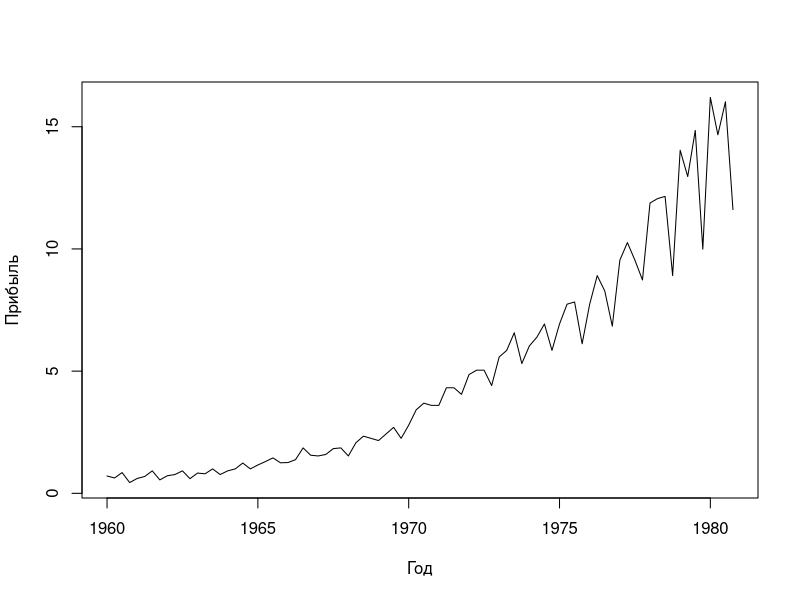
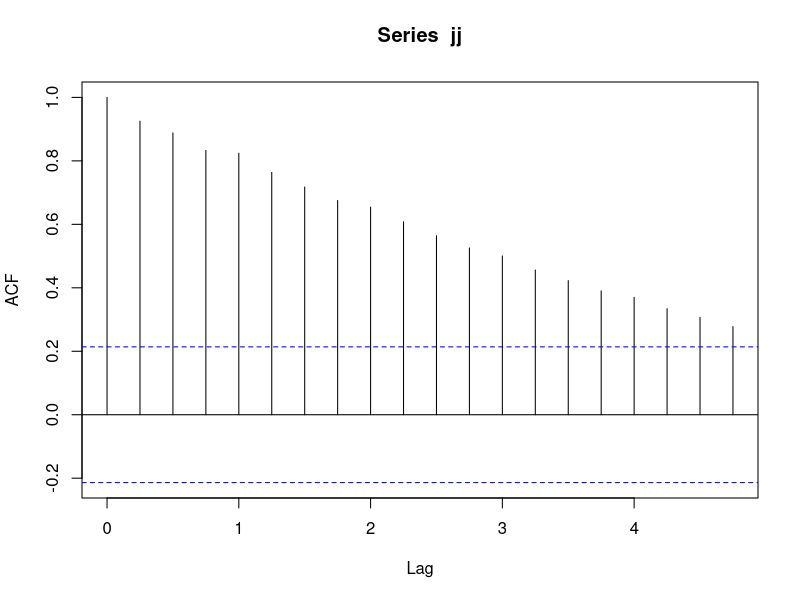
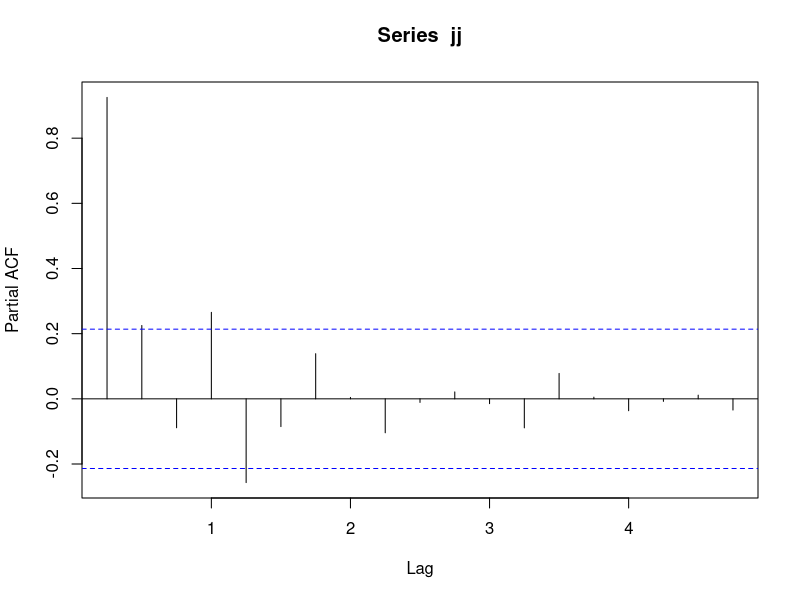
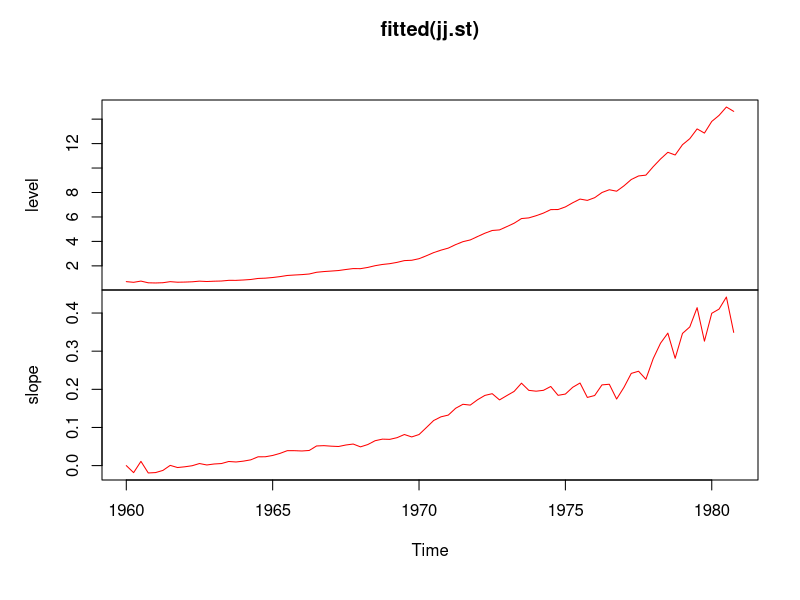
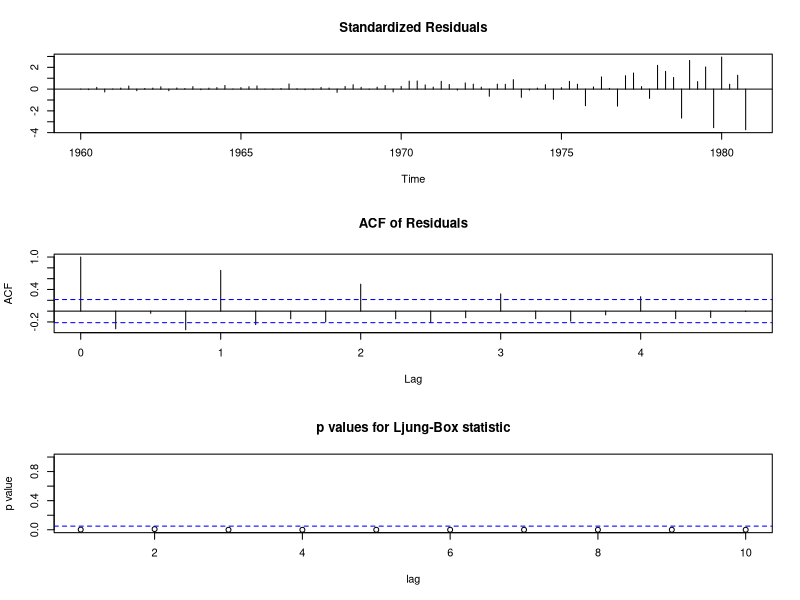
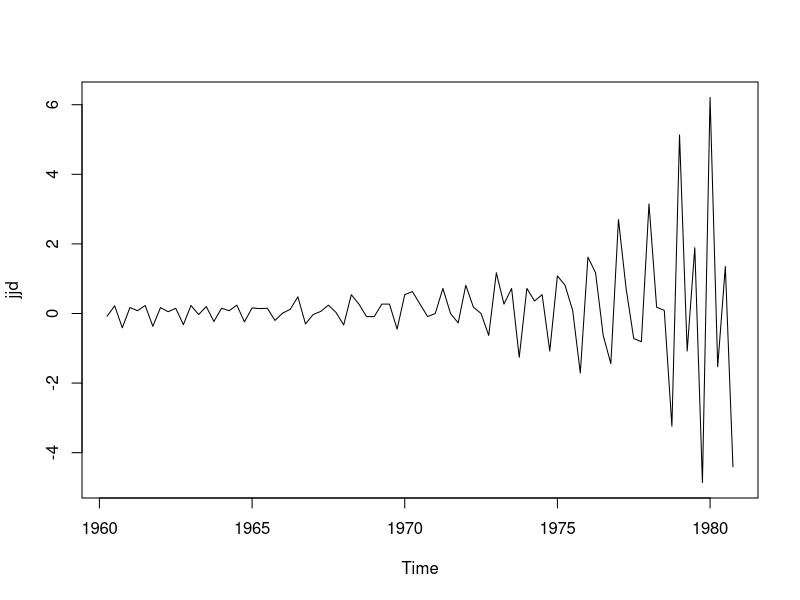
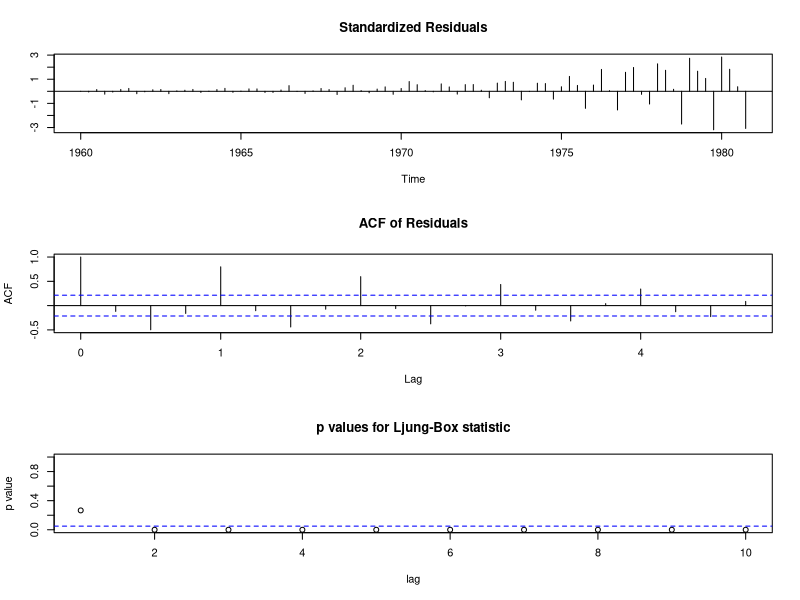
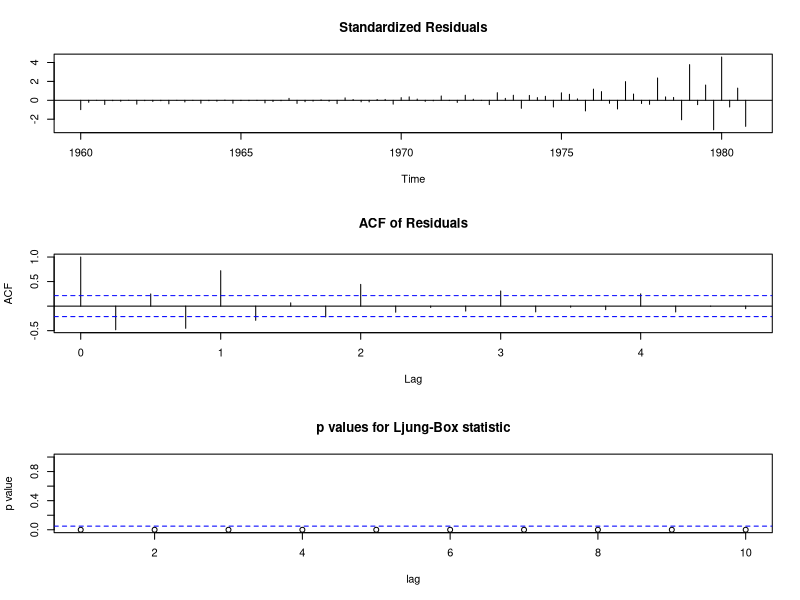

Reproduce these figures in R, in order.
# Временные ряды

jj <- JohnsonJohnson # квартальная прибыль (в долларах) на акцию Johnson & Johnson

jj
ts(jj)

ts.plot(jj, gpars = list(xlab = "Год", ylab = "Прибыль", lty = c(1:3)))

acf(jj) # АКФ - автокорреляционная функция
pacf(jj) # ЧАФК (частная корреляция)
# корреляция с коэф. 1 значима => только тенденция (нет циклических колебаний)

# !!! Подгонка структурной модели Гаусса !!!

# Подходит "Трендовая модель"
jj.st <- StructTS(jj, type = "trend")
jj.st # оценка 3х дисперсий
fitted(jj.st) # подгонка значений
plot(fitted(jj.st), col = "red") # уровень и колебания

# Графическая диагностика подогнанной модели
dev.new()
tsdiag(jj.st)
# Выводы по диаграммам:
# 1. стандартизованные остатки имеют нулевое среднее
# 2. автокорреляция значима только для лага 1(в последовательности остатков имеется тенденция)
# 3. p - значения высоки(гипотеза «модель не соответствует » принимается)

predict(jj.st, n.ahead = 4) # Прогноз + ошибки

# !!! Подгонка модели авторегрессии !!!
# (учитывает, что большинство временных рядов содержат элементы, которые послед. зависят друг от друга)

# Метод Юла - Уолкера
jj.arw <- ar(jj)
jj.arw
predict(jj.arw, n.ahead = 4)

# Метод наименьших квадратов
jj.ar <- ar(jj, method = "ols")
jj.ar
predict(jj.ar, n.ahead = 4)

# Метод Бурга
jj.arb <- ar(jj, method = "burg")
jj.arb
predict(jj.arb, n.ahead = 4)

# Вывод
# Можно сравнить различие предсказанных уровней
# Метод наименьших квадратов точнее (меньшая ошибка)

# !!! Подгонка модели ARIMA !!!
# (модель авторегрессии интегрированного скользящего среднего)
# ARIMA(p,d,q)
# p - параметр авторегрессии, определеяет порядок автрегрессии
# d - порядок разности
# q - параметр скользящего среднего

# сначала определим d
jjd <- diff(jj, 1, 1)
plot(jjd)

jj.arima11 <- arima(jj, c(1, 1, 0))
jj.arima11
dev.new()
tsdiag(jj.arima11)
# Автокорреляция остатков убывает, p-значения не превышают 0,05 => модель авторегрессии значима

predict(jj.arima11, n.ahead = 4, se.fit = TRUE)

# Для сравнения выполним анализ модели с другими параметрами (d = 0)
jj.arima12 <- arima(jj, c(1, 0, 0))
jj.arima12
dev.new()
tsdiag(jj.arima12)
predict(jj.arima12, n.ahead = 4, fit = TRUE)
# a1 = 0, 9511. Значение критерия Акаике больше, чем в модели с дифференцированием

# !!! Анализ периодического ряда !!!

ap <- AirPassengers # ежемесячное число пассажиров международных авиакомпаний
ap
plot(ap)

# Декомпозиция ряда
ap.d <- decompose(AirPassengers)
plot(ap.d)

acf(ap)
pacf(ap)

# Подгонка модели ARIMA
ap.dif <- diff(ap, 1, 12) # 12 - годовой период
plot(ap.dif)
ap.arima11 <- arima(ap, order = c(1, 1, 1), seasonal = list(order = c(0, 1, 1)))
ap.arima11
dev.new()
tsdiag(ap.arima11)